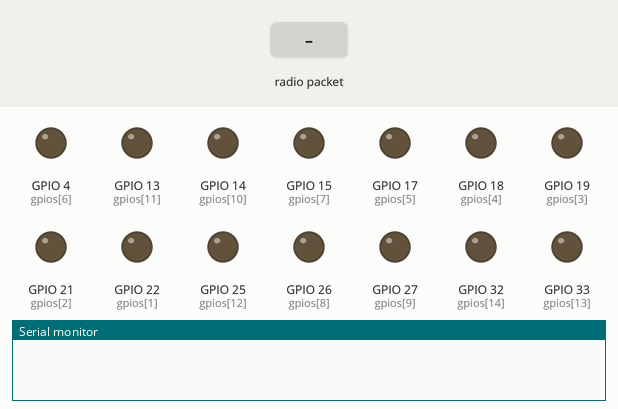
A sketch run on a simulated ESP32. Parts: output pins drawn as LEDs (lit = HIGH), the last lines printed to the serial monitor. Inputs (shaded band) come from the test bench.

Above: at 1.2 s.
1.3 s: radio packet "1" arrives
At 2.3 s:
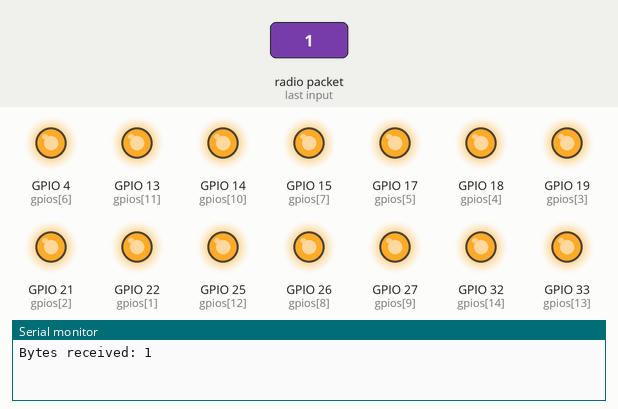
Timing chart, 0 to 4.3 s (numbered marks = the images above; inputs shaded):
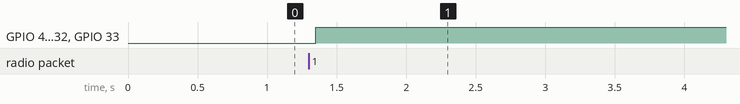

Measured:
- after the input at 1.3 s, GPIO 4 (gpios[6]), GPIO 13 (gpios[11]), GPIO 14 (gpios[10]), GPIO 15 (gpios[7]), GPIO 17 (gpios[5]), GPIO 18 (gpios[4]), GPIO 19 (gpios[3]), GPIO 21 (gpios[2]), GPIO 22 (gpios[1]), GPIO 25 (gpios[12]), GPIO 26 (gpios[8]), GPIO 27 (gpios[9]), GPIO 32 (gpios[14]), GPIO 33 (gpios[13]): LOW → HIGH after 0.05 s

The sketch:

__.ino
```cpp
#include <esp_now.h>
#include <WiFi.h>

int gpioCount;

uint8_t gpiodata[15];

uint8_t gpios[] = {23, 22, 21, 19, 18, 17, 4, 15, 26, 27, 14, 13, 25, 33, 32};

void OnDataRecv(const uint8_t * mac, const uint8_t *incomingData, int len) {
  memcpy(&gpiodata, incomingData, sizeof(gpiodata));
  Serial.print("Bytes received: ");
  Serial.println(len);
  Serial.println();

    for(int i=0; i<gpioCount; i++){
        if( gpiodata[i] == 1){

         digitalWrite (gpios[i], LOW);

        }else if(gpiodata[i] == 0){
          digitalWrite (gpios[i], HIGH);
        }


  }


}


void setup() {
  // Initialize Serial Monitor
  Serial.begin(115200);

  // Set device as a Wi-Fi Station
  WiFi.mode(WIFI_STA);

  // Init ESP-NOW
  if (esp_now_init() != ESP_OK) {
    Serial.println("Error initializing ESP-NOW");
    return;
  }

  // Once ESPNow is successfully Init, we will register for recv CB to
  // get recv packer info
  esp_now_register_recv_cb(OnDataRecv);

gpioCount = sizeof(gpios)/sizeof(uint8_t);

  pinMode(23, OUTPUT );
  pinMode(22, OUTPUT );
  pinMode(21, OUTPUT );
  pinMode(19, OUTPUT );
  pinMode(18, OUTPUT );
  pinMode(17, OUTPUT );
  pinMode(4, OUTPUT );
  pinMode(15, OUTPUT );
  pinMode(26, OUTPUT );
  pinMode(27, OUTPUT );
  pinMode(14, OUTPUT );
  pinMode(13, OUTPUT );
  pinMode(25, OUTPUT );
  pinMode(33, OUTPUT );
  pinMode(32, OUTPUT );
  pinMode(35, OUTPUT );


}


void loop() {

}
```
